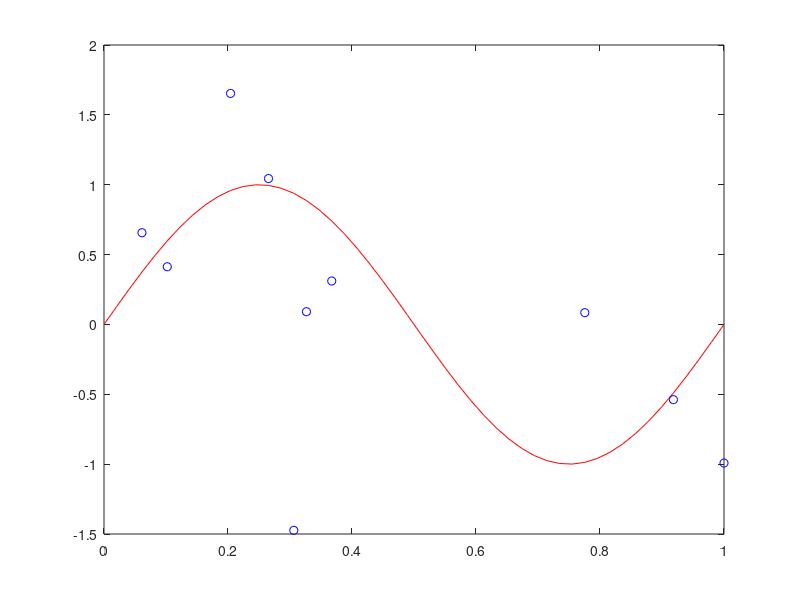

Here is the MATLAB script that generated this plot: (Note: this script raises an error after producing the figure.)
% Esempio di Fitting attraverso minimizzazione della funzione obbiettivo
% SUM OF SQUARED ERROR SQR
%         
%                                                              M
% E(w)=    sqrt( 2*E(w)/N)
%   rms    
%      
%
% UTilizzo polinomi di grado M=2 - 3
clc;clear;close all

%%% Genero la funzione da Predire
x=linspace(0,1,50);
%curva da stimare
y=sin(2*pi*x);

%Valori osservati con Rumore additivo
y1=randperm(50);

%Numero punti osservati
n=10;
rumore=randn(1,n);
t=y(y1(1:n))+rumore;
xt=x(y1(1:n));

plot(x,y,'r');hold on
plot(xt,t,'ob');

syms w1 w2 w3 
%%%%%%%%%%%%%%%%%%%%%%%%%%%%%%%%%%%%%%%%%%%%%%%%%%%%%%%%%%%%%%%%%%%
%                   Polinomio di grado M=2
W=[w1;w2; w3];

%Calcolo la Funzione obbiettivo: E(w)=(w1+w2*x(i)+w3*x(i)^2 -t(i))^2
Ew=0;
for i=1:n
    X=[1;xt(i);xt(i)^2];
    Ew=Ew+(W.'*X -t(i))^2;
end
Ew=Ew/2;

Erms=sqrt(2*Ew/n);

%Calcolo la derivata dEw/dw di Ew rispetto ai parametri w
DErms=jacobian(Erms,[w1 w2 w3])

%Calcolo la soluzione analitica risolvendo dEw/dw=0
W_analitica=solve(DErms);
W1=[double(W_analitica.w1);double(W_analitica.w2);double(W_analitica.w3);]

%Valuto la soluzione su tutti i punti x
for i=1:50
    X=[1;x(i);x(i)^2];
    y_stimata(i)=W1.'*X;
end

plot(x,y_stimata,'m');hold on

%%%%%%%%%%%%%%%%%%%%%%%%%%%%%%%%%%%%%%%%%%%%%%%%%%%%%%%%%%%%%%%%%%%
%               Polinomio di grado M=3
syms w4 

W=[w1;w2; w3;w4];

%Calcolo la Funzione obbiettivo: E(w)=(w1+w2*x(i)+w3*x(i)^2 -t(i))^2
Ew=0;
for i=1:n
    X=[1;xt(i);xt(i)^2;xt(i)^3];
    Ew=Ew+(W.'*X -t(i))^2;
end
Ew=Ew/2;
Erms=sqrt(2*Ew/n);

%Calcolo la derivata dEw/dw di Ew rispetto ai parametri w
DErms=jacobian(Erms,[w1 w2 w3 w4])

%Calcolo la soluzione analitica risolvendo dEw/dw=0
W_analitica=solve(DErms);
W1=[double(W_analitica.w1);double(W_analitica.w2);double(W_analitica.w3); double(W_analitica.w4);]

%Valuto la soluzione su tutti i punti x
for i=1:50
    X=[1;x(i);x(i)^2;x(i)^3];
    y_stimata(i)=W1.'*X;
end

plot(x,y_stimata,'g');